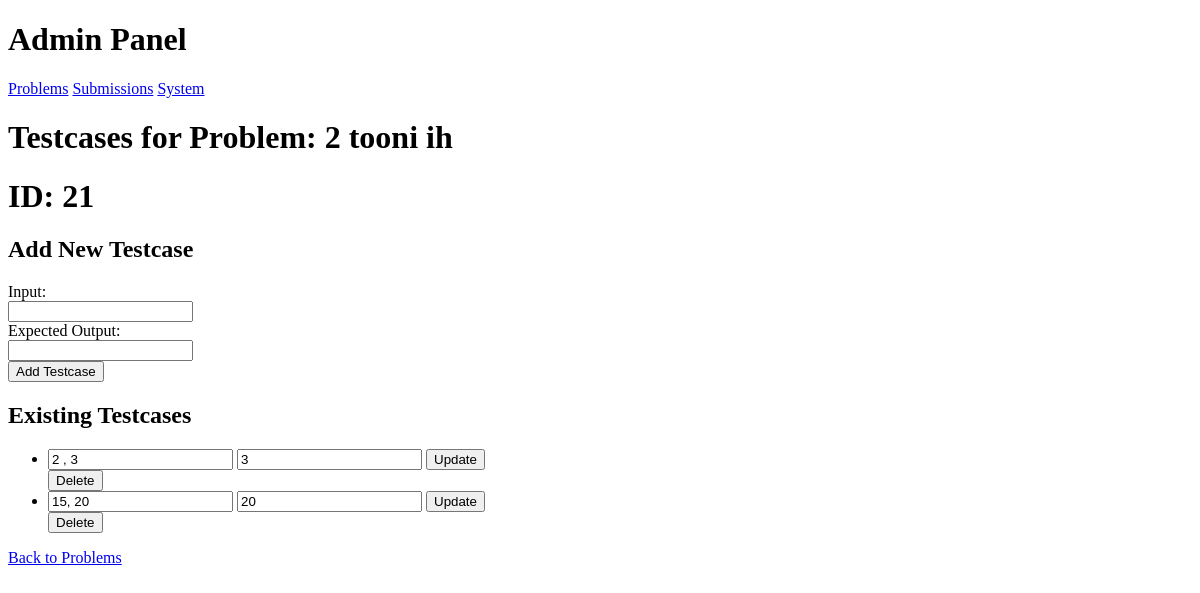
The app's page /admin/problem/21/testcases, older data.
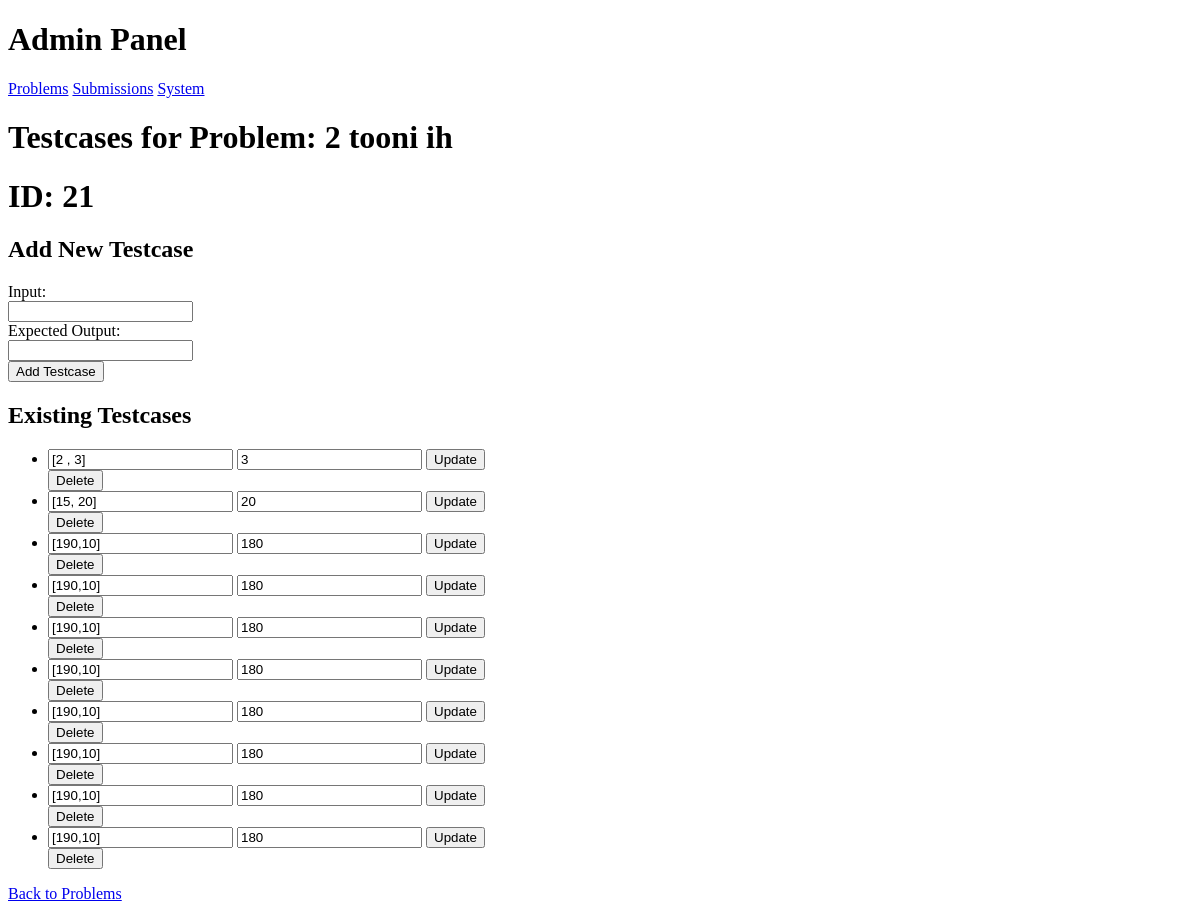
The same page, newer data.
### tables this page shows
CREATE TABLE problems (
    id INTEGER PRIMARY KEY AUTOINCREMENT,
    title TEXT NOT NULL,
    description TEXT NOT NULL);

CREATE TABLE test_cases (
    id INTEGER PRIMARY KEY AUTOINCREMENT,
    problem_id INTEGER,
    input TEXT NOT NULL,
    expected TEXT NOT NULL,
    FOREIGN KEY(problem_id) REFERENCES problems(id)
);

### run.py (the view)
@app.route("/admin/problem/<int:problem_id>/testcases")
def admin_testcases(problem_id):
    conn = get_db_connection()
    conn.commit()
    problem = conn.execute("SELECT * FROM problems WHERE id = ?", (problem_id,)).fetchone()
    testcases = conn.execute("SELECT * FROM test_cases WHERE problem_id = ?", (problem_id,)).fetchall()
    conn.close()
    if problem is None:
        return f"⚠️ Problem with id {problem_id} not found", 404
    return render_template("admin/adminTestcases.html", problem=problem, testcases=testcases, id=problem_id)

### run.py (called while the page is built)
def get_db_connection():
    conn = sqlite3.connect(DB_PATH)
    conn.row_factory = sqlite3.Row
    return conn

### templates/admin/adminTestcases.html (shortened to what this page needs)
{% extends "admin/admin.html"%}
{% block content %}
<h1>Testcases for Problem: {{ problem['title'] }}</h1>
<h1>ID: {{problem['id']}}</h1>
    <h2>Add New Testcase</h2>
    <form method="post" action="{{ url_for('add_testcase', problem_id=problem['id']) }}">
        <label>Input:</label><br>
        <input type="text" name="input_data" required><br>
        <label>Expected Output:</label><br>
        <input type="text" name="expected_output" required><br>
        <button type="submit">Add Testcase</button>
    </form>
    <h2>Existing Testcases</h2>
    <ul>
        {% for tc in testcases %}
        <li>
            <form method="post" action="{{ url_for('edit_testcase', problem_id=problem['id'], testcase_id=tc['id']) }}">
                <input type="text" name="input_data" value="{{ tc['input'] }}" required >
                <input type="text" name="expected_output" value="{{ tc['expected'] }}" required>
                <button type="submit">Update</button>
            </form>
            <form method="post" action="{{ url_for('delete_testcase', problem_id=problem['id'], testcase_id=tc['id']) }}" style="display:inline;">
                <button type="submit">Delete</button>
            </form>
        </li>
        {% else %}
        <li>No testcases yet.</li>
        {% endfor %}
    </ul>
    <p><a href="{{ url_for('edit_problem', id=id) }}">Back to Problems</a></p>
{% endblock %}

### templates/admin/admin.html (shortened to what this page needs)
<!DOCTYPE html>
<html lang="en">
<head>
    <link rel="stylesheet" href="{{ url_for('static', filename='style.css') }}">
</head>
<body>
    <header>
        <h1>Admin Panel</h1>
        <nav>
            <a href="{{ url_for('adminProblem') }}">Problems</a>
            <a href="{{ url_for('adminSubmissions') }}">Submissions</a>
            <a href="{{ url_for('adminSystem') }}">System</a>
        </nav>
    </header>
    <main>
        {% block content %}{% endblock %}
    </main>
</body>
</html>

Row changes from the older to the newer data that the page shows:
changed test_cases (number 1 of 10 on the later page): input_data "2 , 3" → "[2 , 3]"
changed test_cases (number 2 of 10 on the later page): input_data "15, 20" → "[15, 20]"
added test_cases: input_data "[190,10]", expected_output "180"
added test_cases: input_data "[190,10]", expected_output "180"
added test_cases: input_data "[190,10]", expected_output "180"
added test_cases: input_data "[190,10]", expected_output "180"
added test_cases: input_data "[190,10]", expected_output "180"
added test_cases: input_data "[190,10]", expected_output "180"
added test_cases: input_data "[190,10]", expected_output "180"
added test_cases: input_data "[190,10]", expected_output "180"
